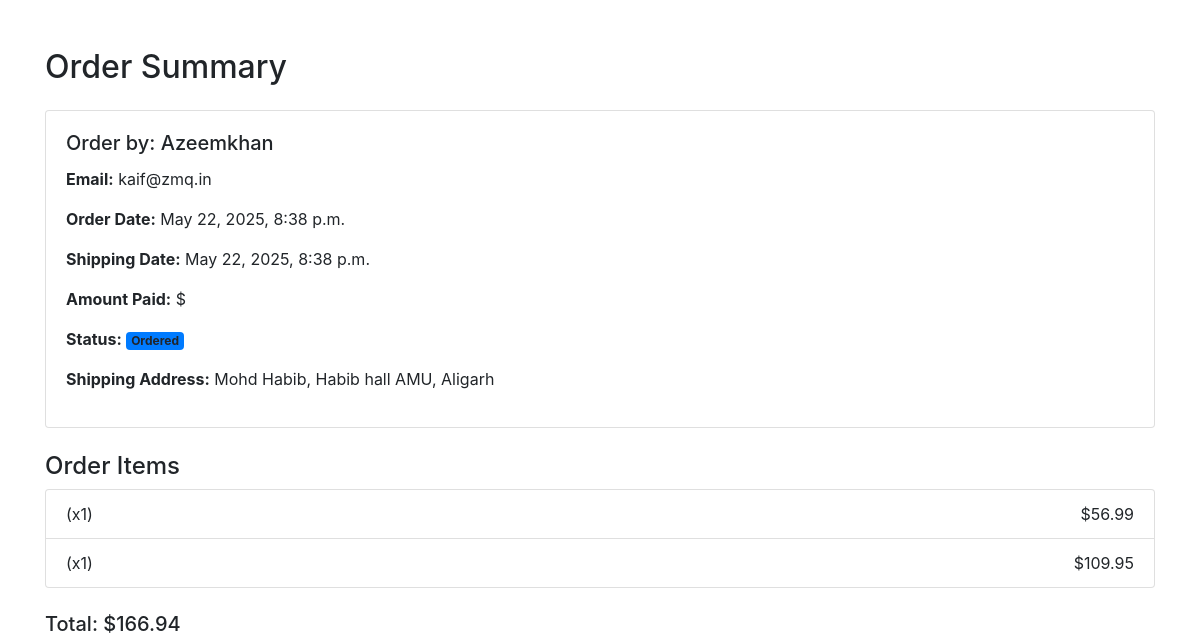
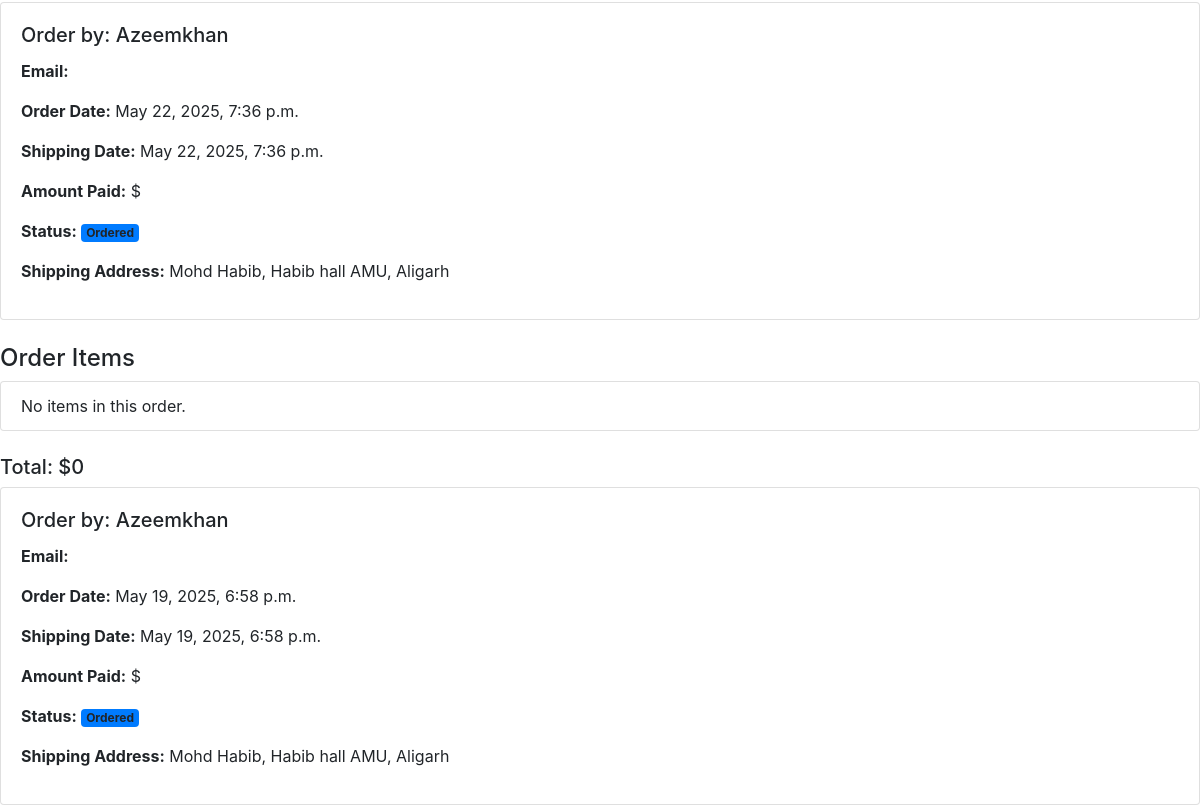
The page /order_summary (signed in, upper part) on the database as committed earlier (2 pictures, top to bottom).
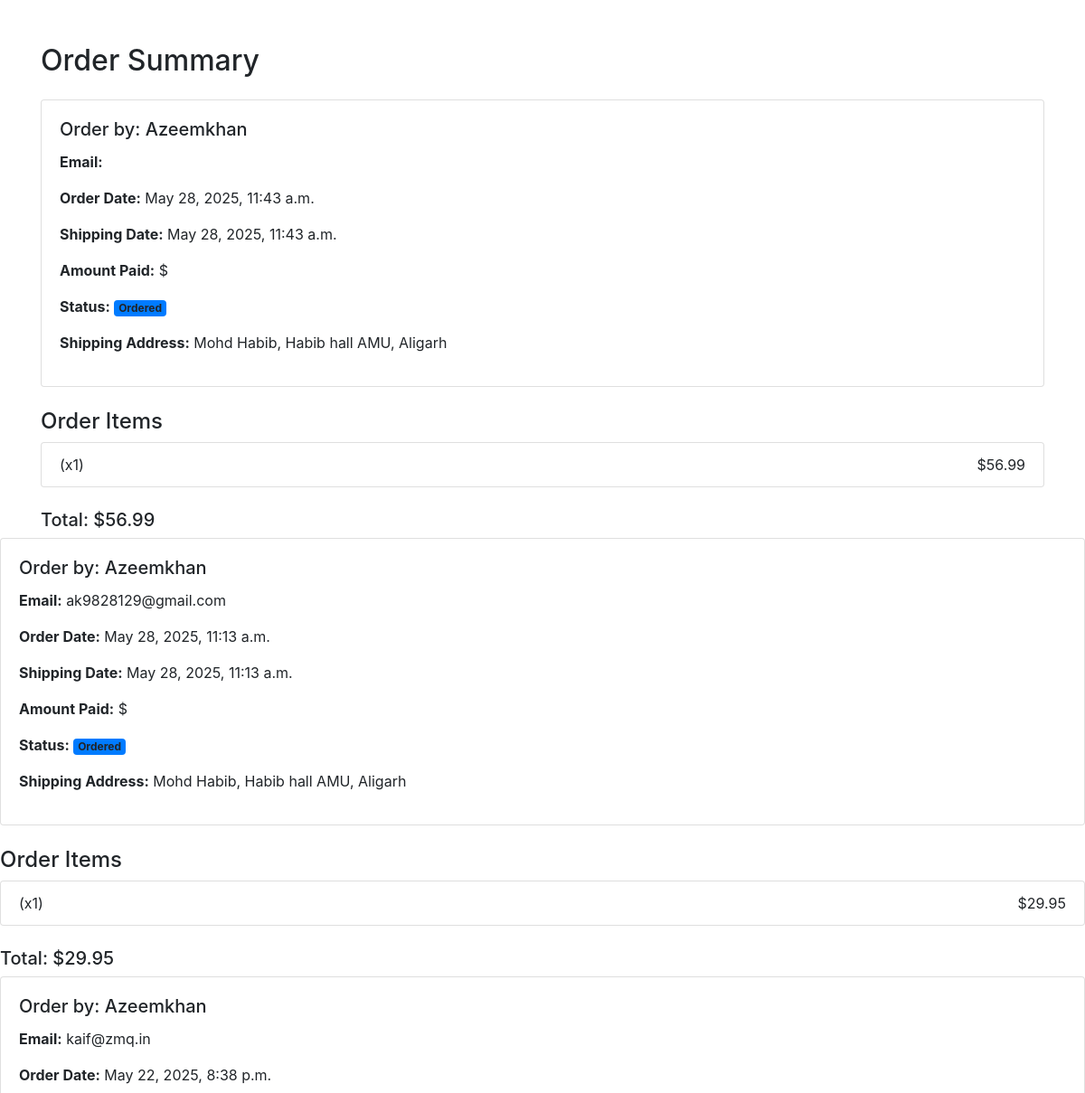
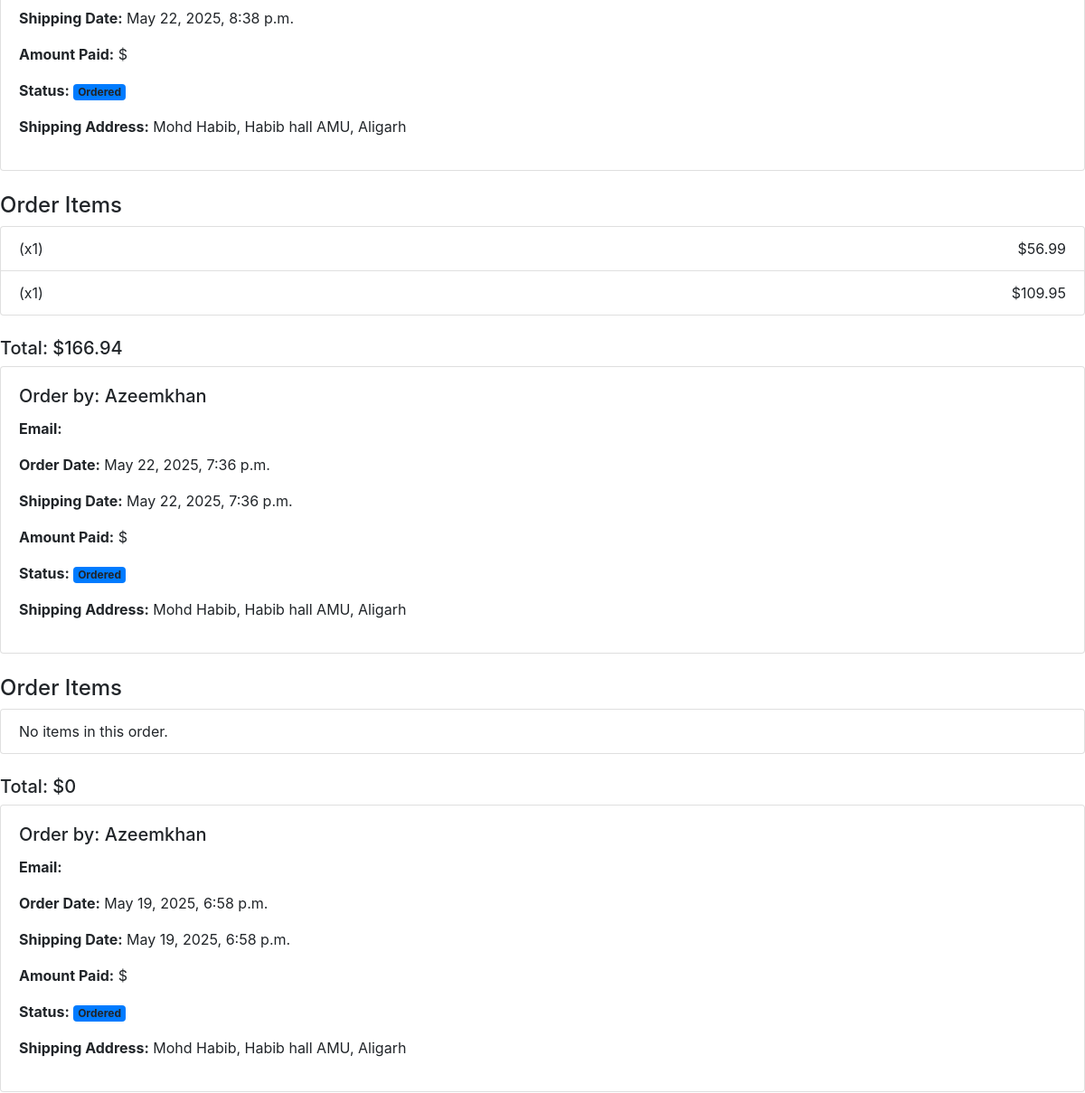
The same page on the database as committed later (2 pictures, top to bottom).
### Alibaba/models.py (models this page shows, shortened)
class Order(models.Model):
    user = models.ForeignKey(User, on_delete=models.CASCADE)
    email = models.EmailField(max_length=30)
    total_amount = models.DecimalField(max_digits=5,decimal_places=2,blank=True,null= True)
    shipping_address = models.ForeignKey(
        Address, related_name='shipping_orders', on_delete=models.SET_NULL, blank=True, null=True)
    billing_address = models.ForeignKey(
        Address, related_name='billing_orders', on_delete=models.SET_NULL, blank=True, null=True)
    payment = models.ForeignKey(
        'Payment', on_delete=models.SET_NULL, blank=True, null=True)
    payment_option = models.CharField(choices=PAYMENT_CHOICES,max_length=3,default='P')
    shipping_charge = models.DecimalField(max_digits=5,decimal_places=2,blank=True,default=Decimal('5.00'))
    being_delivered = models.BooleanField(default=False)
    received = models.BooleanField(default=False)
    refund_requested = models.BooleanField(default=False)
    refund_granted = models.BooleanField(default=False)
    status = models.CharField(max_length=233,choices=Order_status,default='Pending')
    shipping_date = models.DateTimeField(auto_now_add=True)
    ordered_date = models.DateTimeField(auto_now_add=True)  # Changed from default=datetime.now()
    ordered = models.BooleanField(default=False)
    class Meta:
        verbose_name_plural = 'Orders'
        ordering = ['-id']
    def total_amount_of_order(self):
        return sum(item.get_total_item_price() for item in self.items.all())

class Address(models.Model):
    user = models.ForeignKey(User, on_delete=models.CASCADE, null=True)
    address_type = models.CharField(max_length=255,choices=Address_choice)
    address_line1 = models.CharField(max_length=255)
    address_line2 = models.CharField(max_length=255,null=True,blank=True)
    recipient_name =models.CharField(max_length=255)
    default = models.BooleanField(default=False)
    city = models.CharField(max_length=100)
    postal_code = models.CharField(max_length=10)
    state = models.CharField(max_length=100,blank=True,null=True)
    country = models.CharField(max_length=100)
    phone_regex = RegexValidator(regex=r'^\+?1?\d{9,15}$', message="Phone number must be in format: '+999999999'.")
    phone_number = models.CharField(validators=[phone_regex], max_length=17)
    created_at =models.DateTimeField(auto_now_add=True)
    update_at = models.DateTimeField(auto_now=True)
    def __str__(self):
        return f"{self.recipient_name}, {self.address_line1}, {self.city}"
    class Meta:
        verbose_name_plural = 'Addresses'
        ordering = ['-default','-created_at']

class OrderItem(models.Model):
    order = models.ForeignKey(Order,on_delete=models.CASCADE,related_name='items')
    product = models.ForeignKey(ProductModel,on_delete=models.CASCADE)
    quantity=models.PositiveIntegerField(default=1)
    price = models.DecimalField( max_digits=5, decimal_places=2)
    def get_total_item_price(self):
        return self.price * self.quantity

### Alibaba/views.py (the view)
# urls.py: path('order_summary',views.makeOrder.as_view(),name='order-summary'),
class makeOrder(View):
    def get(self,request):
        orders = Order.objects.filter(user=request.user)
        return render(request,'Alibaba/orderPage.html',context={'orders':orders})

### Alibaba/context_processors.py (called while the page is built)
def get_items_count(request):
    cart_count = 0
    if request.user.is_authenticated:
        cart = Cart.objects.filter(user=request.user, is_ordered=False).first()
        if cart:
            cart_count = CartItem.objects.filter(cart=cart).count()
    return {'cart_count': cart_count}

def get_category_list(request):
    category = Category.objects.all()
    return {'category':category}

### Alibaba/templates/Alibaba/orderPage.html (shortened to what this page needs)
{% extends "Alibaba/base.html" %}
{% load static %}
{% block content %}
<div class="container mt-5">
    <h2 class="mb-4">Order Summary</h2>
    {% for order in orders  %}
    <div class="card mb-4">
        <div class="card-body">
            <h5 class="card-title">Order by: {{ order.user.username }}</h5>
            <p><strong>Email:</strong> {{ order.email }}</p>
            <p><strong>Order Date:</strong> {{ order.ordered_date }}</p>
            <p><strong>Shipping Date:</strong> {{ order.shipping_date }}</p>
            <p><strong>Amount Paid:</strong> ${{ order.amount_paid }}</p>
            <p><strong>Status:</strong>
                {% if order.received %}
                    <span class="badge bg-success">Delivered</span>
                {% elif order.being_delivered %}
                    <span class="badge bg-warning text-dark">Being Delivered</span>
                {% elif order.ordered %}
                    <span class="badge bg-primary">Ordered</span>
                {% else %}
                    <span class="badge bg-secondary">Pending</span>
                {% endif %}
            </p>
            {% if order.shipping_address %}
                <p><strong>Shipping Address:</strong> {{ order.shipping_address }}</p>
            {% endif %}
        </div>
    </div>
    <h4>Order Items</h4>
    <ul class="list-group">
        {% for item in order.items.all %}
            <li class="list-group-item d-flex justify-content-between align-items-center">
                {{ item.product.name }} (x{{ item.quantity }})
                <span>${{ item.get_total_item_price }}</span>
            </li>
        {% empty %}
            <li class="list-group-item">No items in this order.</li>
        {% endfor %}
    </ul>
    <div class="mt-4">
        <h5>Total: ${{ order.total_amount_of_order }}</h5>
    </div>
</div>
{% endfor %}
{% endblock %}

### Alibaba/templates/Alibaba/base.html (shortened to what this page needs)
<!doctype html>
<html lang="en">
  <head>
    <link rel="stylesheet" href="https://cdnjs.cloudflare.com/ajax/libs/font-awesome/6.5.2/css/all.min.css" />
    <link href="https://maxcdn.bootstrapcdn.com/bootstrap/4.5.2/css/bootstrap.min.css" rel="stylesheet">
  </head>
  <body>
   {% block content %}{% endblock  %}
  </body>
</html>

Rows that differ between the two databases and show on the page:
added Order: user.username "Azeemkhan", ordered_date "May 28, 2025, 11:43 a.m.", shipping_date "May 28, 2025, 11:43 a.m.", received "Ordered", shipping_address "Mohd Habib, Habib hall AMU, Aligarh", total_amount_of_order "56.99"
added OrderItem: quantity "1", get_total_item_price "56.99", shown under "Azeemkhan"
added Order: user.username "Azeemkhan", email "ak9828129@gmail.com", ordered_date "May 28, 2025, 11:13 a.m.", shipping_date "May 28, 2025, 11:13 a.m.", received "Ordered", shipping_address "Mohd Habib, Habib hall AMU, Aligarh", total_amount_of_order "29.95"
added OrderItem: quantity "1", get_total_item_price "29.95", shown under "Azeemkhan"
